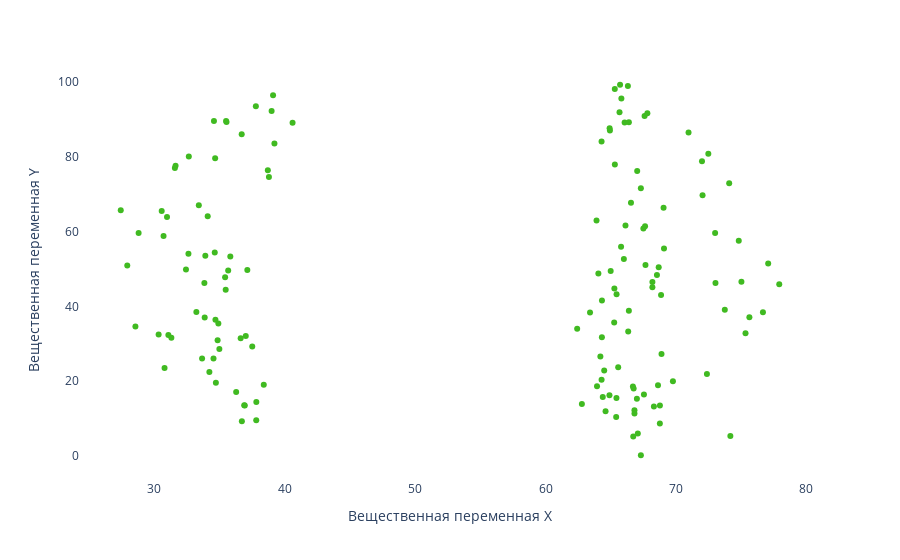

Here is the notebook cell this chart was saved with:
### Markdown cell above
# Общие выводы

### Дерево решений в отличии от логистической регрессии оказалась способна на основе координат, хоть и с низкой Precision (41%, но выше чем у SVM 20%) выделить интересующую нас фигуру, recall также относительно невысок. Точность оказалась уже значительно выше уровня случайного гадания и SVM.

### Code cell
# График разброса
fig = px.scatter(df.loc[ df["dataset"] == 1, :], x='x', y='y', color_discrete_sequence=[corp_col], size_max=10)

# Фон и подписи
fig.update_layout(
    plot_bgcolor='white',
    xaxis_title='Вещественная переменная X',
    yaxis_title='Вещественная переменная Y'
)

fig.show()

### Figure 1 — Plotly figure (JSON) as saved in the notebook; plotly's stock layout.template omitted (floating-point values rounded to 4 significant figures; data arrays with more than 128 entries replaced by an {"elided": "..."} marker saying what was removed)
{"data": [{"hovertemplate": "x=%{x}<br>y=%{y}<extra></extra>", "legendgroup": "", "marker": {"color": "#40ba21", "symbol": "circle"}, "mode": "markers", "name": "", "orientation": "v", "showlegend": false, "type": "scatter", "x": {"elided": "142 float values"}, "xaxis": "x", "y": {"elided": "142 float values"}, "yaxis": "y"}], "layout": {"legend": {"tracegroupgap": 0}, "margin": {"t": 60}, "plot_bgcolor": "white", "xaxis": {"anchor": "y", "domain": [0, 1], "title": {"text": "Вещественная переменная X"}}, "yaxis": {"anchor": "x", "domain": [0, 1], "title": {"text": "Вещественная переменная Y"}}}}
